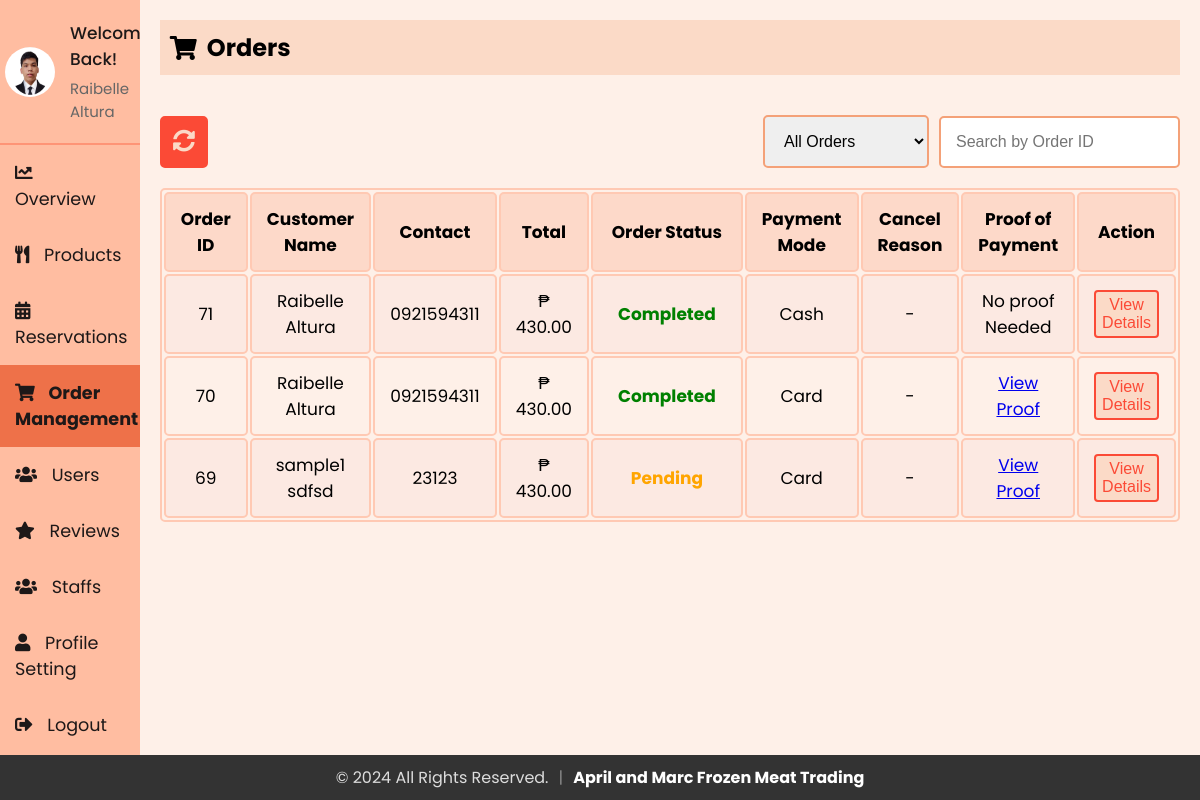
Page /admin/admin_orders.php (signed in) on the earlier database version.
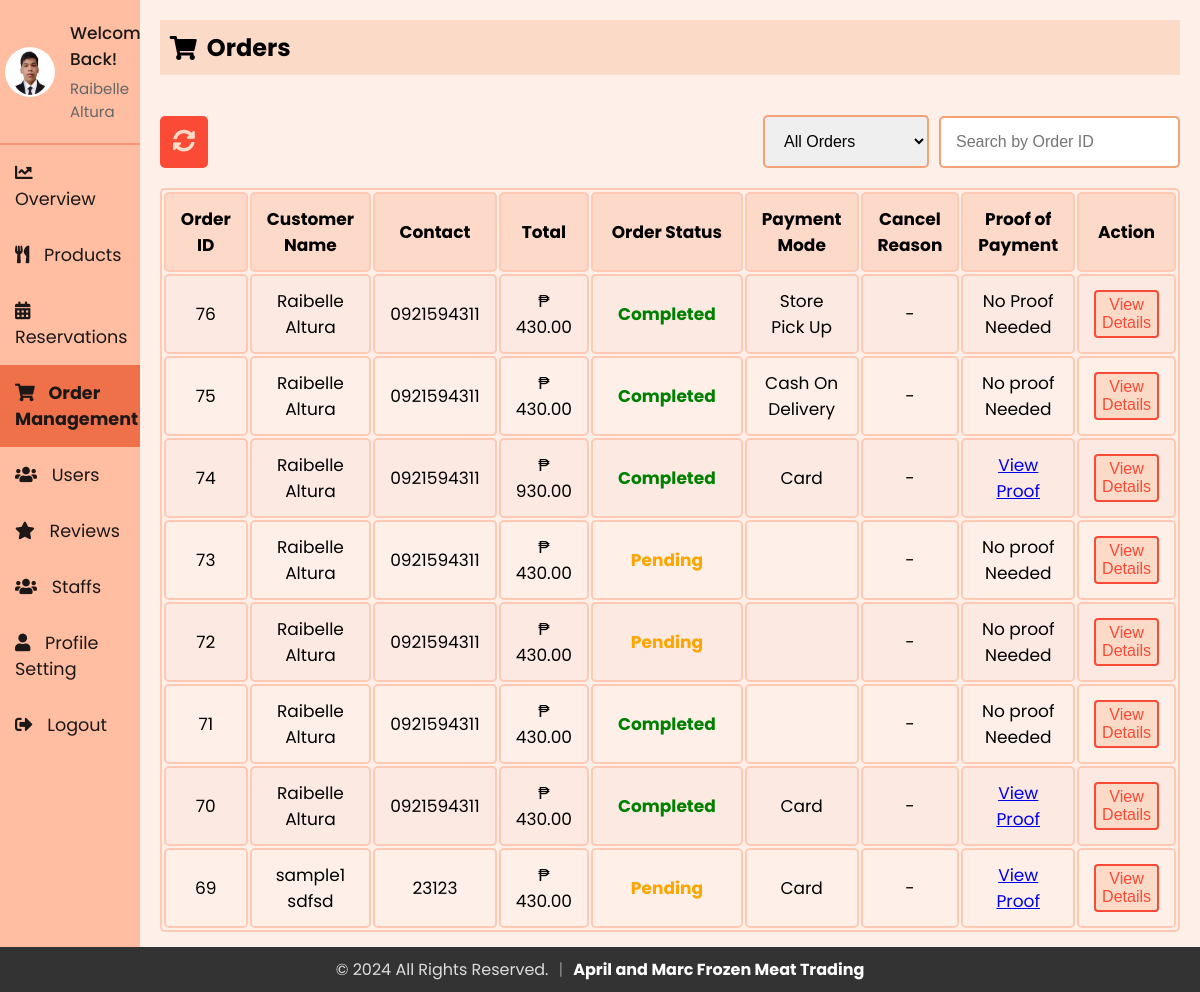
Same page on the later database version.
### tables this page shows
CREATE TABLE `staff` (
  `id` int(11) NOT NULL,
  `firstName` varchar(50) NOT NULL,
  `lastName` varchar(50) NOT NULL,
  `email` varchar(100) NOT NULL,
  `contact` varchar(15) DEFAULT NULL,
  `role` enum('superadmin','admin','delivery boy','waiter') NOT NULL,
  `password` varchar(255) NOT NULL,
  `createdAt` timestamp NOT NULL DEFAULT current_timestamp(),
  `updatedAt` timestamp NOT NULL DEFAULT current_timestamp() ON UPDATE current_timestamp(),
  `profile_image` varchar(255) NOT NULL DEFAULT 'default.jpg'
);

CREATE TABLE `orders` (
  `order_id` int(11) NOT NULL,
  `email` varchar(255) NOT NULL,
  `firstName` varchar(255) NOT NULL,
  `lastName` varchar(255) NOT NULL,
  `phone` varchar(10) NOT NULL,
  `address` varchar(200) NOT NULL,
  `pmode` enum('Cash On Delivery','Card','Store Pick Up','') NOT NULL DEFAULT 'Cash On Delivery',
  `payment_status` enum('Pending','Successful','Rejected','') NOT NULL DEFAULT 'Pending',
  `sub_total` decimal(10,2) NOT NULL,
  `grand_total` decimal(10,2) NOT NULL,
  `order_date` timestamp NOT NULL DEFAULT current_timestamp(),
  `order_status` enum('Pending','Completed','Cancelled','Processing','On the way') NOT NULL DEFAULT 'Pending',
  `cancel_reason` varchar(255) DEFAULT NULL,
  `note` varchar(255) NOT NULL,
  `proof_of_payment` varchar(255) DEFAULT NULL
);

### admin/sidebar.php (called while the page is built, shortened)
<?php
include 'db_connection.php';
$admin_email = isset($_SESSION['email']) ? $_SESSION['email'] : '';
function getAdminInfo($email)
{
  global $conn;
  $stmt = $conn->prepare("SELECT firstName, lastName, email, profile_image FROM staff WHERE email = ?");
  $stmt->bind_param("s", $email);
  $stmt->execute();
  $stmt->bind_result($firstName, $lastName, $email,  $profile_image);
  return [
    'firstName' => $firstName ?: '',
    'lastName' => $lastName ?: '',
    'email' => $email ?: '',
    'profile_image' => $profile_image ?: 'default.jpg'
  ];
}
$admin_info = getAdminInfo($admin_email);
?>

### admin/admin_orders.php (the view, shortened to what this page needs)
<?php
include 'db_connection.php';
$query = "SELECT order_id, order_date, firstName, lastName, phone, grand_total, order_status, pmode, cancel_reason, proof_of_payment FROM orders";
$query .= " ORDER BY order_id DESC";
$result = $conn->query($query);
?>
<?php include 'sidebar.php'; ?>
<!DOCTYPE html>
<html lang="en">
<head>
    <link rel="stylesheet" href="https://cdnjs.cloudflare.com/ajax/libs/font-awesome/5.15.3/css/all.min.css">
    <link rel="stylesheet" href="sidebar.css">
    <link rel="stylesheet" href="admin_orders.css">
</head>
<body>
    <div class="sidebar">
        <div class="profile-section">
            <img src="../uploads/<?php echo htmlspecialchars($admin_info['profile_image']); ?>" alt="Profile Picture">
            <div class="info">
                <h3>Welcome Back!</h3>
                <p><?php echo htmlspecialchars($admin_info['firstName']) . ' ' . htmlspecialchars($admin_info['lastName']); ?></p>
            </div>
        </div>
        <ul>
            <li><a href="index.php"><i class="fas fa-chart-line"></i> Overview</a></li>
            <li><a href="admin_menu.php"><i class="fas fa-utensils"></i> Products</a></li>
            <li><a href="reservations.php"><i class="fas fa-calendar-alt"></i> Reservations</a></li>
            <li><a href="admin_orders.php" class="active"><i class="fas fa-shopping-cart"></i> Order Management</a></li>
            <li><a href="users.php"><i class="fas fa-users"></i> Users</a></li>
            <li><a href="reviews.php"><i class="fas fa-star"></i> Reviews</a></li>
            <li><a href="staffs.php"><i class="fas fa-users"></i> Staffs</a></li>
            <li><a href="profile.php"><i class="fas fa-user"></i> Profile Setting</a></li>
            <li><a href="logout.php"><i class="fas fa-sign-out-alt"></i> Logout</a></li>
        </ul>
    </div>
    <div class="content">
        <div class="header">
            <h2><i class="fas fa-shopping-cart"></i> Orders</h2>
        </div>
        <div class="actions">
            <div>
                <button id="refreshButton" onclick="refreshPage()" title="Refresh">
                    <i class="fas fa-sync-alt"></i>
                </button>
            </div>
            <div class="filter-orders">
                <select id="statusFilter" name="statusFilter" onchange="filterByStatus()">
                    <option value="">All Orders</option>
                </select>
                <input type="text" id="searchOrderId" placeholder="Search by Order ID" oninput="searchByOrderId()">
            </div>
        </div>
        <table>
    <tr>
        <th>Order ID</th>
        <th>Customer Name</th>
        <th>Contact</th>
        <th>Total</th>
        <th>Order Status</th>
        <th>Payment Mode</th>
        <th>Cancel Reason</th>
        <th>Proof of Payment</th>
        <th>Action</th>
    </tr>
    <?php
    if ($result && $result->num_rows > 0) {
        while ($row = $result->fetch_assoc()) {
            $statusClass = '';
            switch ($row['order_status']) {
                case 'Pending':
                    $statusClass = 'status-pending';
                    break;
                case 'Completed':
                    $statusClass = 'status-completed';
                    break;
            }
            echo "<tr>
                    <td>{$row['order_id']}</td>
                    <td>" . htmlspecialchars($row['firstName'] . " " . $row['lastName']) . "</td>
                    <td>" . htmlspecialchars($row['phone']) . "</td>
                    <td>₱ " . number_format($row['grand_total'], 2) . "</td>
                    <td><span class='status $statusClass'>" . htmlspecialchars($row['order_status']) . "</span></td>
                    <td>" . htmlspecialchars($row['pmode']) . "</td>
                    <td>" . ($row['order_status'] == 'Cancelled' ? htmlspecialchars($row['cancel_reason']) : '-') . "</td>
                    <td>";
            if ($row['pmode'] == 'Store Pick Up' || $row['pmode'] == 'Cash on Delivery') {
                echo "No Proof Needed";
            } elseif (!empty($row['proof_of_payment'])) {
                echo "<a href='../uploads/" . htmlspecialchars($row['proof_of_payment']) . "' target='_blank'>View Proof</a>";
            } else {
                echo "No proof Needed";
            }
            echo "</td>
                    <td><button id='viewbtn' onclick=\"viewDetails({$row['order_id']})\">View Details</button></td>
                </tr>";
        }
    } else {
        echo "<tr><td colspan='9' style='text-align: center;'>No Orders Found</td></tr>";
    }
    ?>
</table>
    </div>
</body>
</html>

### admin/sidebar.css (style rules this page uses)
* { margin: 0; padding: 0; box-sizing: border-box; }
body { background: #fef0e8; font-family: "Poppins", sans-serif; display: flex; flex-direction: row; margin: 0; }
.sidebar { width: 250px; background-color: #ffbda1; color: #1d1818; overflow: auto; position: relative; min-height: 100vh; font-size: 1.1rem }
.sidebar ul li a { display: block; padding: 15px; text-decoration: none; color: #1d1818; transition: background-color 0.3s; }
.sidebar ul li a.active { background-color:#ee7149; font-weight: bold; }
.sidebar ul li a i { margin-right: 10px; }
.sidebar ul { list-style-type: none; padding: 0; }
.content { flex: 1; padding: 20px; }
.header { padding: 10px; background-color: #fbdac7; margin-bottom: 20px; display: flex; align-items: center; }
.header h2 { display: flex; align-items: center; }
.header h2 i { margin-right: 10px; }
.profile-section { padding: 20px 5px 20px 5px; display: flex; align-items: center; border-bottom: 2px solid rgba(253, 108, 77, 0.5); }
.profile-section img { width: 50px; height: 50px; border-radius: 50%; margin-right: 15px; }
.profile-section .info { flex-grow: 1; }
.profile-section .info h3 { margin: 0; font-size: 17px; font-weight: 500; }
.profile-section .info p { margin: 5px 0 0; font-size: 15px; color: #666; }
.sidebar ul li a.active { font-weight: bold; }

### admin/admin_orders.css (style rules this page uses)
* { padding: 0; margin: 0; }
body { background: #fef0e8; font-family: "Poppins", sans-serif; margin: 0; }
.actions { display: flex; align-items: center; justify-content: space-between; margin-bottom: 20px; margin-top: 40px; }
.filter-orders { display: flex; align-items: center; justify-content: center; gap: 10px; }
.content { margin-bottom: 40px; }
.actions select, .actions input { padding: 15px; font-size: 1rem; border-radius: 5px; border: 2px solid #f4a178; cursor: pointer; outline: none; }
button { background-color: #fb4a36; color: white; border: 2px solid #fb4a36; padding: 13px 20px; cursor: pointer; border-radius: 5px; transition: all 0.3s ease; font-size: 1.2rem; }
.sidebar { width: 250px; background-color: #ffbda1; color: #1d1818; overflow: auto; position: relative; min-height: 100vh; }
.sidebar ul li a { display: block; padding: 15px; text-decoration: none; color: #1d1818; transition: background-color 0.3s; }
.sidebar ul li a.active { background-color:#ee7149; }
.status { padding: 5px 10px; border-radius: 5px; color: white; font-weight: 450; }
.status-pending { color: black; }
.status-completed { color: green; }
table { width: 100%; border: 2px solid #ffc9b3; border-radius: 5px; font-size: 17px; text-align: center; cursor: pointer; }
table th, table td { padding: 12px 15px; border: 2px solid #ffc9b3; border-radius: 5px; }
table th { background-color: #fdd9c9; }
table tr:nth-of-type(even) { background-color: #fce9e2; }
.header { padding: 10px; background-color: #fbdac7; margin-bottom: 20px; display: flex; align-items: center; }
#viewbtn { padding: 4px 6px 4px 6px; font-size: 16px; border-radius: 4px; background-color: #fbdac7; color: #fb4a36; border: 2px solid #fb4a36; font-weight: 450; cursor: pointer; outline: none; transition: all 0.3s ease; }
#refreshButton { color: #fbdac7; background-color: #fb4a36; border: 2px solid #fb4a36; cursor: pointer; padding: 11px; font-size: 1.4rem; border-radius: 5px; transition: all 0.3s ease; }

### admin/admin_orders.php (style rules this page uses)
.content { margin-bottom: 40px; }
.status { font-weight: bold; }
.status-pending { color: orange; }
.status-completed { color: green; }

Differences in the rows shown:
added orders: order_id "76", firstName+lastName "Raibelle Altura", phone "0921594311", grand_total "430.00", order_status "Completed", pmode "Store Pick Up", shows "No Proof Needed"
added orders: order_id "75", firstName+lastName "Raibelle Altura", phone "0921594311", grand_total "430.00", order_status "Completed", pmode "Cash On Delivery", shows "No proof Needed"
added orders: order_id "74", firstName+lastName "Raibelle Altura", phone "0921594311", grand_total "930.00", order_status "Completed", pmode "Card"
added orders: order_id "73", firstName+lastName "Raibelle Altura", phone "0921594311", grand_total "430.00", order_status "Pending", pmode "No proof Needed"
added orders: order_id "72", firstName+lastName "Raibelle Altura", phone "0921594311", grand_total "430.00", order_status "Pending", pmode "No proof Needed"
changed orders id 71: pmode "Cash" → (not shown)
